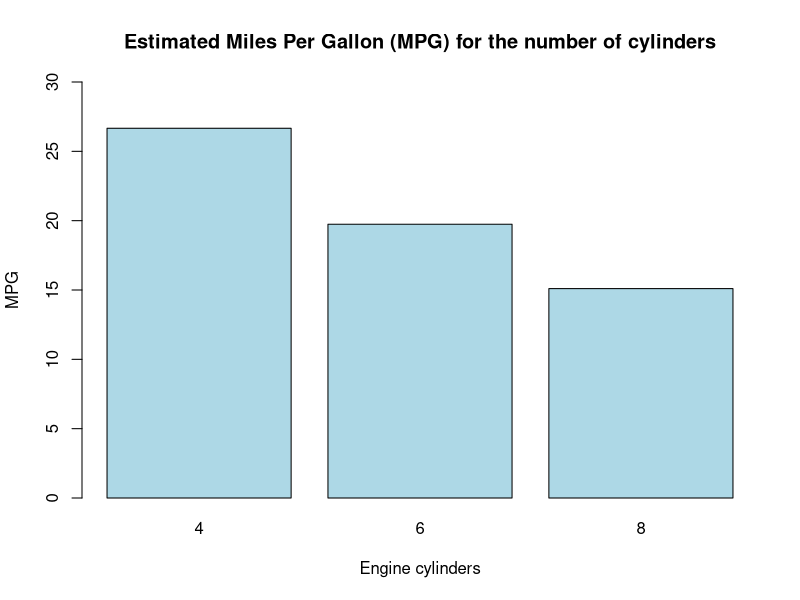

This chart was generated by the following R code:
## ---- chunk 1
data(mtcars)
mpg.cyl <- as.data.frame(tapply(mtcars$mpg, mtcars$cyl, data = mtcars, FUN = mean))
colnames(mpg.cyl) <- "MPG"
mpg.cyl
#col.names(mpg.cyl) <- c("Cylinders", "MPG")
## ---- chunk 2
mpg.cyl <- tapply(mtcars$mpg, mtcars$cyl, data = mtcars, FUN = mean)
plot<-barplot(mpg.cyl, main='Estimated Miles Per Gallon (MPG) for the number of cylinders'
        , ylab = 'MPG', xlab='Engine cylinders', ylim = c(0,30), col = 'lightblue')
